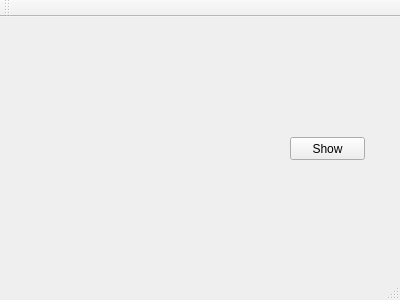
<?xml version="1.0" encoding="UTF-8"?>
<ui version="4.0">
 <class>MainWindow</class>
 <widget class="QMainWindow" name="MainWindow">
  <property name="geometry">
   <rect>
    <x>0</x>
    <y>0</y>
    <width>400</width>
    <height>300</height>
   </rect>
  </property>
  <property name="windowTitle">
   <string>MainWindow</string>
  </property>
  <property name="autoFillBackground">
   <bool>false</bool>
  </property>
  <property name="unifiedTitleAndToolBarOnMac">
   <bool>false</bool>
  </property>
  <widget class="QWidget" name="centralWidget">
   <widget class="QPushButton" name="btn_display">
    <property name="geometry">
     <rect>
      <x>290</x>
      <y>120</y>
      <width>75</width>
      <height>23</height>
     </rect>
    </property>
    <property name="text">
     <string>Show</string>
    </property>
   </widget>
   <widget class="QLabel" name="lb_benz_company">
    <property name="geometry">
     <rect>
      <x>140</x>
      <y>15</y>
      <width>80</width>
      <height>38</height>
     </rect>
    </property>
    <property name="text">
     <string/>
    </property>
   </widget>
   <widget class="QLabel" name="lb_benz_date">
    <property name="geometry">
     <rect>
      <x>140</x>
      <y>65</y>
      <width>130</width>
      <height>10</height>
     </rect>
    </property>
    <property name="text">
     <string/>
    </property>
   </widget>
   <widget class="QLabel" name="lb_bmw_date">
    <property name="geometry">
     <rect>
      <x>140</x>
      <y>143</y>
      <width>130</width>
      <height>13</height>
     </rect>
    </property>
    <property name="text">
     <string/>
    </property>
   </widget>
   <widget class="QLabel" name="lb_bmw_company">
    <property name="geometry">
     <rect>
      <x>140</x>
      <y>94</y>
      <width>80</width>
      <height>41</height>
     </rect>
    </property>
    <property name="text">
     <string/>
    </property>
   </widget>
   <widget class="QLabel" name="lb_audi_company">
    <property name="geometry">
     <rect>
      <x>140</x>
      <y>159</y>
      <width>80</width>
      <height>41</height>
     </rect>
    </property>
    <property name="text">
     <string/>
    </property>
   </widget>
   <widget class="QLabel" name="lb_audi_date">
    <property name="geometry">
     <rect>
      <x>140</x>
      <y>210</y>
      <width>130</width>
      <height>13</height>
     </rect>
    </property>
    <property name="text">
     <string/>
    </property>
   </widget>
   <widget class="QLabel" name="lb_benz_bg">
    <property name="geometry">
     <rect>
      <x>70</x>
      <y>15</y>
      <width>64</width>
      <height>61</height>
     </rect>
    </property>
    <property name="text">
     <string/>
    </property>
   </widget>
   <widget class="QLabel" name="lb_bmw_bg">
    <property name="geometry">
     <rect>
      <x>70</x>
      <y>92</y>
      <width>64</width>
      <height>64</height>
     </rect>
    </property>
    <property name="text">
     <string/>
    </property>
   </widget>
   <widget class="QLabel" name="lb_audi_bg">
    <property name="geometry">
     <rect>
      <x>70</x>
      <y>160</y>
      <width>64</width>
      <height>64</height>
     </rect>
    </property>
    <property name="text">
     <string/>
    </property>
   </widget>
  </widget>
  <widget class="QMenuBar" name="menuBar">
   <property name="geometry">
    <rect>
     <x>0</x>
     <y>0</y>
     <width>400</width>
     <height>21</height>
    </rect>
   </property>
  </widget>
  <widget class="QToolBar" name="mainToolBar">
   <attribute name="toolBarArea">
    <enum>TopToolBarArea</enum>
   </attribute>
   <attribute name="toolBarBreak">
    <bool>false</bool>
   </attribute>
  </widget>
  <widget class="QStatusBar" name="statusBar"/>
 </widget>
 <layoutdefault spacing="6" margin="11"/>
 <resources/>
 <connections/>
</ui>
